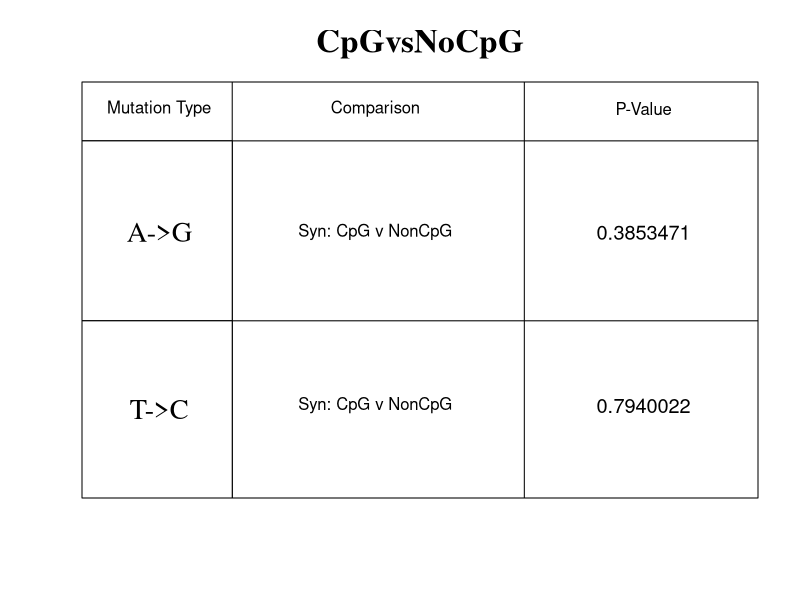

This figure's R source:
  library(graphics)
  library(plyr)
  library(dplyr)
  
  data<-read.table("Output/OverviewSelCoeffZanini.csv",sep=",",header=TRUE,row.names=1)
  #This function is going to read the data from the csv files 
  
  
  pVals = c()
  shrtval = 0
  options(scipen=999)
  #prevents pvalues from becoming scientific notation. 
  
  array1 = data$colMeansTsZanini[data$WTnt =="a" & data$TypeOfSite == 'syn' & data$makesCpG == 1]
  array2 = data$colMeansTsZanini[data$WTnt =="a" & data$TypeOfSite == 'syn' & data$makesCpG == 0]
  CpGa = data$colMeansTsZanini[data$WTnt =="a" & data$makesCpG == 1]
  nonCpGa = data$colMeansTsZanini[data$WTnt =="a" &  data$makesCpG == 0]
  
  print("For a: Comparing makes CpG with noCpG (syn). Wilcox test less: red/blue")
  print(wilcox.test(array1, array2, alternative='less'))
  pVals = c(pVals,format(wilcox.test(array1, array2, alternative='less')$p.value, nsmall = 6))
  print(pVals)
  
  
  
  
  array5 = data$colMeansTsZanini[data$WTnt =="t" & data$TypeOfSite == 'syn' & data$makesCpG == 1]
  print(array5)
  array6 = data$colMeansTsZanini[data$WTnt =="t" & data$TypeOfSite == 'syn' & data$makesCpG == 0]
  print(array6)
  CpGt = data$colMeansTsZanini[data$WTnt =="t" & data$makesCpG == 1]
  nonCpGt = data$colMeansTsZanini[data$WTnt =="t" &  data$makesCpG == 0]
  
  print("For t: Comparing makes CpG with noCpG (syn). Wilcox test less: red/blue")
  print(wilcox.test(array5, array6, alternative='less'))
  pVals = c(pVals,format(wilcox.test(array5, array6, alternative='less')$p.value, nsmall = 6))
  
  Pvalues= c(pVals)
  #save Pvalues into list
print(Pvalues)


  options(scipen = 999)
  #setwd("output/redeploy/")
  truenamepdf= paste("Output/","P-values",".pdf",sep="")
  truenamepng= paste("P-values","tables", ".png", sep="")
  #print(truenamepdf)
  #prevents pvalues from becoming scientific notation
  options(warn=-1)
  #suppress warnings
  
  #setwd("~/Desktop/Something_Cool-CpG_Sites-/Tables")
  #table construct
  pdf(truenamepdf, width = 7, height= 5)
  #png(truenamepng, width = 6.75, height = 6.75, units = "in", res= 300)
  col1 <- c("A->G", "T->C")
  col2 <- c("Syn: CpG v NonCpG")
  ycoor <- c(4*100/5+.7 , 3*100/5 + 5.1, 3*100/5 - 10, 2*100/5 -6.4, 1*100/5-1.3, 100/5-14- 2.9, 100)
  ycoorb <- c(4*100/5+.7 , 3*100/5 + 5.1, 3*100/5 - 10.6, 2*100/5 -6.4, 1*100/5-1.3, 100/5-14- 2.9, 100)
  df = data.frame(col1, col2, Pvalues)
  
  par(xpd=F)
  plot(1, 2, xlim=c(0,100),ylim=c(0,100), col=0, xaxt="n", yaxt="n", xlab="", ylab="")
  title(main = "CpGvsNoCpG", family = "Times", adj = 0.5, cex.main= 2)
  abline(v = 100/5)
  abline(v = 2*100/3)
  abline(h = 100-100/7 + 3)
  abline(h = 42)

  
  
  text(x=100/7- 6, y= 5*100/5-3, "Mutation Type")
  text(x=3*100/7, y = 5*100/5-3, "Comparison")
  text(x= 6*100/7, y=5*100/5-3, "P-Value")
  rect(xleft = -4, xright = 100/5, ybottom =42, ytop =100-100/7+3 , col = "white")
  text(x= 100/12, y= 3*100/5+5, "A->G", cex = 1.7, family = "Times")
  rect(xleft = -4, xright = 100/5, ybottom =-4, ytop =42 , col = "white")
  text(x= 100/12, y = 1*100/5 - 1, "T->C", cex = 1.7, family ='Times')
  
  text(x= 3*100/7, y =  3*100/5+5, labels= col2[1])#cpgvsnoncpg

  text(x= 3*100/7, y =  1*100/5, labels= col2[1])#cpgvsnoncpg

    text(x= 6*100/7, y =3*100/5+5, labels = Pvalues[1],cex=1.2)
    text(x= 6*100/7, y =1*100/5, labels = Pvalues[2],cex = 1.2)
    
    
  print("end")
  #dev.copy(pdf, truenamepng)
  dev.off()

